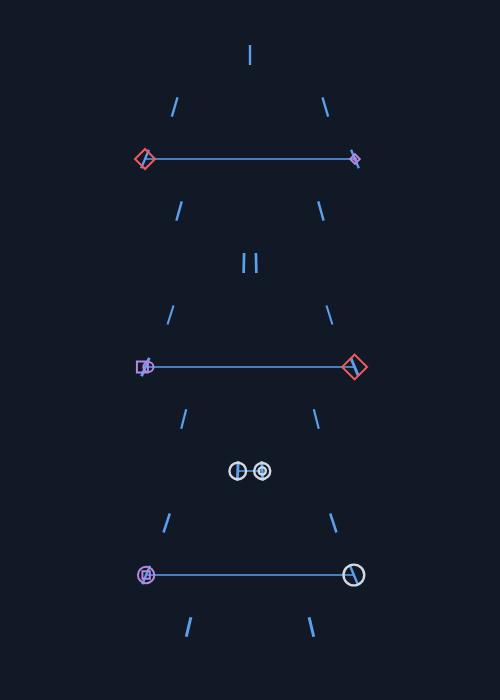
Frame 1 (no input)
Frame 60 (no input): identical to frame 1, image omitted
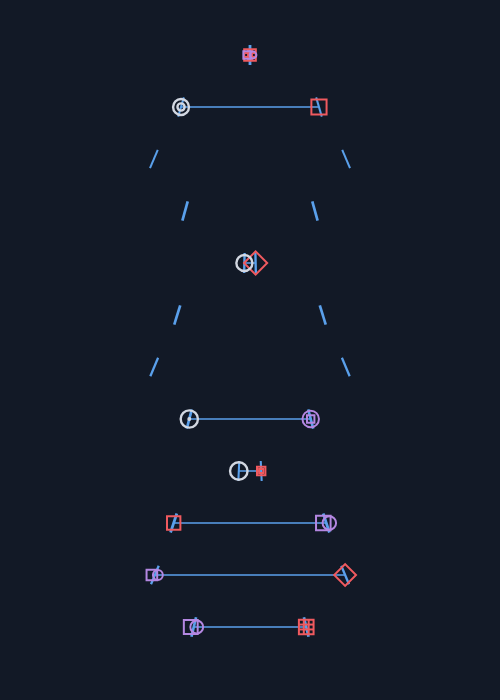
Frame 120 (the mouse pressed at the canvas centre since frame 60)

The p5.js sketch that drew these frames (run headless with seeded random() and noise() and a simulated clock; from frame 60 on, the mouse is pressed at the canvas centre):

// p5.js sketch
// ── sketch.js
let rows = 12;
let dnaWidth;

function setup() {
  createCanvas(500, 700);
  strokeCap(SQUARE);

  makeDNA();
}

function draw() {
}

function mousePressed() {
  makeDNA();
}


// 전체 DNA 그리기
function makeDNA() {

  // 짙은 남색 배경
  background(18, 25, 38);

  // 클릭할 때마다 DNA 폭 변화
  dnaWidth = random(80, 115);

  let centerX = width / 2;
  let startY = 55;
  let gapY = 52;


  for (let i = 0; i < rows; i++) {

    let y = startY + i * gapY;

    // DNA의 꼬인 형태
    let wave = sin(i * 0.8);

    let leftX = centerX - wave * dnaWidth;
    let rightX = centerX + wave * dnaWidth;


    // ==============================
    // DNA 바깥 선
    // 자유전공 = 파랑
    // ==============================

    stroke(90, 160, 235);
    strokeWeight(random(2, 3));


    // 왼쪽 DNA 선
    push();

    translate(leftX, y);
    rotate(wave * 0.4);

    line(
      0,
      -10,
      0,
      10
    );

    pop();


    // 오른쪽 DNA 선
    push();

    translate(rightX, y);
    rotate(-wave * 0.4);

    line(
      0,
      -10,
      0,
      10
    );

    pop();


    // ==============================
    // 일부 마디에만 연결선 + 조각
    // ==============================

    if (random(1) < 0.65) {

      stroke(90, 160, 235);
      strokeWeight(1.5);

      line(
        leftX,
        y,
        rightX,
        y
      );


      // 왼쪽 조각 종류
      let leftType = int(random(3));

      if (leftType == 0) {

        businessShape(leftX, y);

      } else if (leftType == 1) {

        mediaShape(leftX, y);

      } else {

        mixedShape(leftX, y);

      }


      // 오른쪽 조각 종류
      let rightType = int(random(3));

      if (rightType == 0) {

        businessShape(rightX, y);

      } else if (rightType == 1) {

        mediaShape(rightX, y);

      } else {

        mixedShape(rightX, y);

      }
    }
  }
}



// ==================================
// 경영학
// 빨간색 + 사각형
// ==================================

function businessShape(x, y) {

  let type = int(random(4));
  let size = random(8, 21);

  stroke(240, 90, 95);
  strokeWeight(2);
  noFill();

  rectMode(CENTER);


  // 1. 사각형
  if (type == 0) {

    rect(
      x,
      y,
      size,
      size
    );
  }


  // 2. 마름모
  else if (type == 1) {

    push();

    translate(x, y);
    rotate(PI / 4);

    rect(
      0,
      0,
      size,
      size
    );

    pop();
  }


  // 3. 이중 사각형
  else if (type == 2) {

    rect(
      x,
      y,
      size,
      size
    );

    rect(
      x,
      y,
      size * 0.5,
      size * 0.5
    );
  }


  // 4. 격자
  else {

    rect(
      x,
      y,
      size,
      size
    );

    line(
      x - size / 6,
      y - size / 2,
      x - size / 6,
      y + size / 2
    );

    line(
      x + size / 6,
      y - size / 2,
      x + size / 6,
      y + size / 2
    );

    line(
      x - size / 2,
      y - size / 6,
      x + size / 2,
      y - size / 6
    );

    line(
      x - size / 2,
      y + size / 6,
      x + size / 2,
      y + size / 6
    );
  }
}



// ==================================
// 언론정보학
// 밝은 회색 + 원
// ==================================

function mediaShape(x, y) {

  let type = int(random(4));
  let size = random(8, 21);

  // 이전보다 밝게
  stroke(210, 215, 225);

  // 다른 조각보다 살짝 굵게
  strokeWeight(2.4);

  noFill();


  // 1. 원
  if (type == 0) {

    circle(
      x,
      y,
      size
    );
  }


  // 2. 이중 원
  else if (type == 1) {

    circle(
      x,
      y,
      size
    );

    circle(
      x,
      y,
      size * 0.45
    );
  }


  // 3. 점
  else if (type == 2) {

    noStroke();

    fill(210, 215, 225);

    circle(
      x,
      y,
      size * 0.55
    );
  }


  // 4. 원 + 중심점
  else {

    circle(
      x,
      y,
      size
    );

    noStroke();

    fill(210, 215, 225);

    circle(
      x,
      y,
      4
    );
  }
}



// ==================================
// 경영 + 언론정보 융합
// 보라색
// ==================================

function mixedShape(x, y) {

  let type = int(random(3));
  let size = random(9, 21);

  stroke(180, 135, 225);
  strokeWeight(2);
  noFill();

  rectMode(CENTER);


  // 1. 원 안의 사각형
  if (type == 0) {

    circle(
      x,
      y,
      size
    );

    rect(
      x,
      y,
      size * 0.45,
      size * 0.45
    );
  }


  // 2. 사각형 + 원 겹치기
  else if (type == 1) {

    rect(
      x - 3,
      y,
      size * 0.7,
      size * 0.7
    );

    circle(
      x + 3,
      y,
      size * 0.65
    );
  }


  // 3. 마름모 + 점
  else {

    push();

    translate(x, y);
    rotate(PI / 4);

    rect(
      0,
      0,
      size * 0.7,
      size * 0.7
    );

    pop();


    noStroke();

    fill(180, 135, 225);

    circle(
      x,
      y,
      4
    );
  }
}
